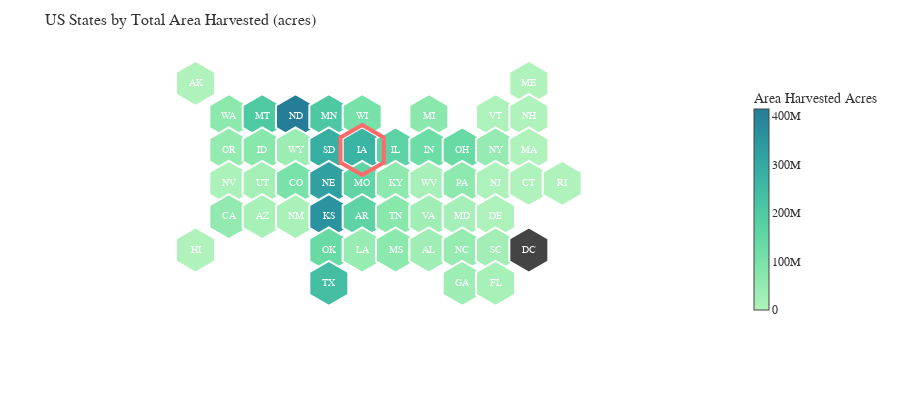

Notebook code for this chart:
### Markdown cell above
## 3. Hex-Tile Map Visualization

The hex-tile map provides an overview of all US states, colored by agricultural metrics.

### Code cell
# Aggregate data to state level for the hex map
state_totals = state_crop_df.groupby('state_alpha').agg({
    'area_harvested_acres': 'sum'
}).reset_index()

# Create hex map
fig = hex_map_figure(
    state_totals, 
    'area_harvested_acres',
    selected_state='IA',  # Highlight Iowa
    color_scale='Tealgrn',
    title='US States by Total Area Harvested (acres)'
)
fig.show()

### Figure 1 — Plotly figure (JSON) as saved in the notebook; plotly's stock layout.template omitted (floating-point values rounded to 4 significant figures)
{"data": [{"customdata": [["Alaska", 232286], ["Maine", 2236526], ["Washington", 64696378], ["Montana", 201335704], ["North Dakota", 413937794], ["Minnesota", 205618918], ["Wisconsin", 108065159], ["Michigan", 67764185], ["Vermont", 5677763], ["New Hampshire", 1140793], ["Oregon", 51124606], ["Idaho", 71157264], ["Wyoming", 37014935], ["South Dakota", 282559800], ["Iowa", 270515383], ["Illinois", 167552448], ["Indiana", 127821930], ["Ohio", 135987401], ["New York", 48306291], ["Massachusetts", 1005421], ["Nevada", 9599074], ["Utah", 23856540], ["Colorado", 102962652], ["Nebraska", 323670618], ["Missouri", 156765543], ["Kentucky", 61667705], ["West Virginia", 14336857], ["Pennsylvania", 61775795], ["New Jersey", 5170109], ["Connecticut", 1001769], ["Rhode Island", 107286], ["California", 53484862], ["Arizona", 15719373], ["New Mexico", 13152125], ["Kansas", 357389867], ["Arkansas", 162214571], ["Tennessee", 70814789], ["Virginia", 28680325], ["Maryland", 18012561], ["Delaware", 5793978], ["Hawaii", 25102], ["Oklahoma", 135810256], ["Louisiana", 43676914], ["Mississippi", 63563964], ["Alabama", 27981751], ["North Carolina", 45429819], ["South Carolina", 24842793], ["District of Columbia", null], ["Texas", 237957797], ["Georgia", 31796473], ["Florida", 15698501]], "hovertemplate": "<b>%{customdata[0]}</b><br>area_harvested_acres: %{customdata[1]:,.0f}<extra></extra>", "marker": {"color": [232300.0, 2237000.0, 64700000.0, 201300000.0, 413900000.0, 205600000.0, 108100000.0, 67760000.0, 5678000.0, 1141000.0, 51120000.0, 71160000.0, 37010000.0, 282600000.0, 270500000.0, 167600000.0, 127800000.0, 136000000.0, 48310000.0, 1005000.0, 9599000.0, 23860000.0, 103000000.0, 323700000.0, 156800000.0, 61670000.0, 14340000.0, 61780000.0, 5170000.0, 1002000.0, 107300.0, 53480000.0, 15720000.0, 13150000.0, 357400000.0, 162200000.0, 70810000.0, 28680000.0, 18010000.0, 5794000.0, 25100.0, 135800000.0, 43680000.0, 63560000.0, 27980000.0, 45430000.0, 24840000.0, NaN, 238000000.0, 31800000.0, 15700000.0], "colorbar": {"len": 0.8, "thickness": 15, "title": {"text": "Area Harvested Acres"}}, "colorscale": [[0, "rgb(176, 242, 188)"], [0.1667, "rgb(137, 232, 172)"], [0.3333, "rgb(103, 219, 165)"], [0.5, "rgb(76, 200, 163)"], [0.6667, "rgb(56, 178, 163)"], [0.8333, "rgb(44, 152, 160)"], [1, "rgb(37, 125, 152)"]], "line": {"color": "white", "width": 2}, "showscale": true, "size": 45, "symbol": "hexagon"}, "mode": "markers+text", "name": "", "text": ["AK", "ME", "WA", "MT", "ND", "MN", "WI", "MI", "VT", "NH", "OR", "ID", "WY", "SD", "IA", "IL", "IN", "OH", "NY", "MA", "NV", "UT", "CO", "NE", "MO", "KY", "WV", "PA", "NJ", "CT", "RI", "CA", "AZ", "NM", "KS", "AR", "TN", "VA", "MD", "DE", "HI", "OK", "LA", "MS", "AL", "NC", "SC", "DC", "TX", "GA", "FL"], "textfont": {"color": "white", "family": "Arial Black", "size": 10}, "textposition": "middle center", "type": "scatter", "x": [0, 10, 1, 2, 3, 4, 5, 7, 9, 10, 1, 2, 3, 4, 5, 6, 7, 8, 9, 10, 1, 2, 3, 4, 5, 6, 7, 8, 9, 10, 11, 1, 2, 3, 4, 5, 6, 7, 8, 9, 0, 4, 5, 6, 7, 8, 9, 10, 4, 8, 9], "y": [0, 0, -1, -1, -1, -1, -1, -1, -1, -1, -2, -2, -2, -2, -2, -2, -2, -2, -2, -2, -3, -3, -3, -3, -3, -3, -3, -3, -3, -3, -3, -4, -4, -4, -4, -4, -4, -4, -4, -4, -5, -5, -5, -5, -5, -5, -5, -5, -6, -6, -6]}, {"hoverinfo": "skip", "marker": {"color": "rgba(0,0,0,0)", "line": {"color": "#FF6B6B", "width": 4}, "size": 50, "symbol": "hexagon"}, "mode": "markers", "name": "Selected", "type": "scatter", "x": [5], "y": [-2]}], "layout": {"font": {"color": "#333", "family": "Arial, sans-serif", "size": 12}, "height": 400, "margin": {"b": 50, "l": 60, "r": 30, "t": 50}, "paper_bgcolor": "white", "plot_bgcolor": "white", "showlegend": false, "title": {"font": {"color": "#333", "size": 16}, "text": "US States by Total Area Harvested (acres)"}, "xaxis": {"range": [-1, 13], "scaleanchor": "y", "scaleratio": 1, "showgrid": false, "showticklabels": false, "zeroline": false}, "yaxis": {"range": [-8, 1], "showgrid": false, "showticklabels": false, "zeroline": false}}}
